Frame 1 (no input): blank canvas, image omitted
Frame 60 (no input): blank canvas, image omitted
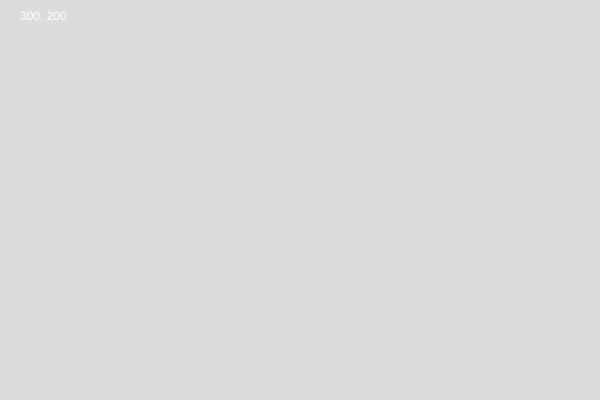
Frame 120 (the mouse pressed at the canvas centre since frame 60)

The p5.js sketch whose frames 1 and 60 were blank and that drew this single picture after the mouse press (run headless with seeded random() and noise() and a simulated clock; from frame 60 on, the mouse is pressed at the canvas centre):

// p5.js sketch
// ── sketch.js
function setup() {
  createCanvas(600, 400); // width, height
}

function draw() {
  background(220);

// displays the x and y position of the mouse on the canvas
fill(255) // white text
text(`${mouseX}, ${mouseY}`, 20, 20);
}
